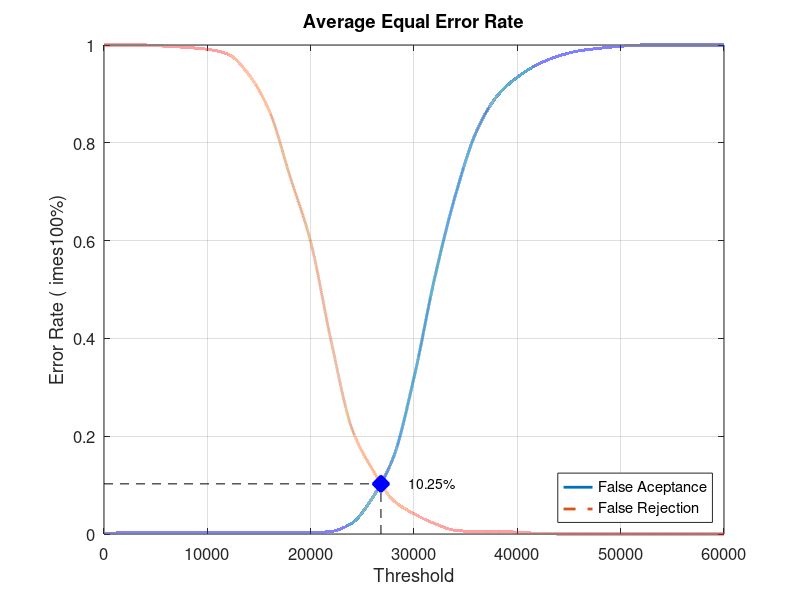
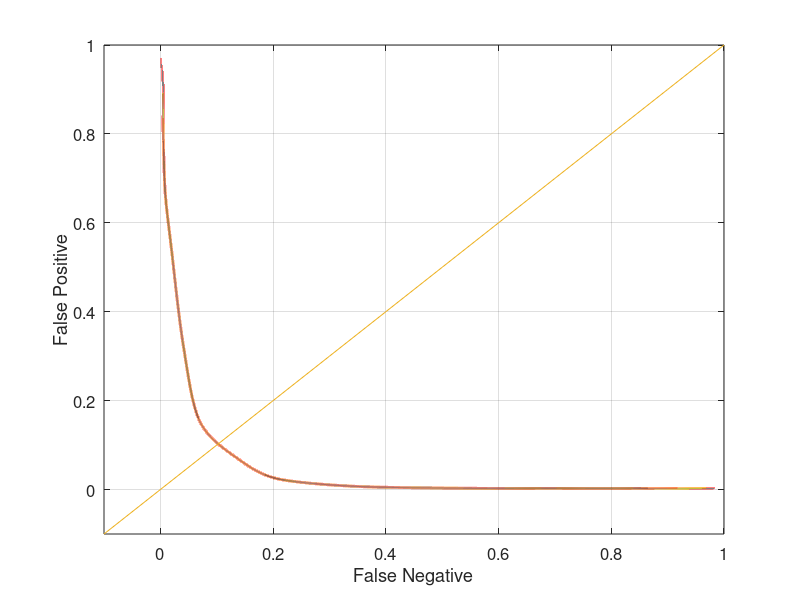

Source code (MATLAB) for these figures, in order:
close all;
clear;
clc;
x = 0:2000:60000;
xq = 0:0.5:60000;

y0 = [0 0.00263158 0.00263158 0.00263158 0.00263158 0.00263158 0.00263158 0.00263158 0.00263158 0.00263158 0.00263158 0.00526316 0.0223684 0.075 0.156579 0.319737 0.523684 0.692105 0.821053 0.894737 0.934211 0.960526 0.977632 0.988158 0.993421 0.997368 1 1 1 1 1]
yy0 = interp1(x, y0, xq, 'pchip');
y1 = [1 1 1 0.9975 0.995 0.99125 0.98125 0.94 0.865 0.73125 0.5975 0.3925 0.215 0.13125 0.06875 0.04125 0.02125 0.0075 0.005 0.005 0.00375 0.00125 0 0 0 0 0 0 0 0 0]
yy1 = interp1(x, y1, xq, 'pchip');

% Calculating EER: 
y2 = abs(y0 - y1);
find(y2 == min(y2))
yy2 = abs(yy0 - yy1);
xEER = find(yy2 == min(yy2));
xEERIndex = xq(xEER) % X-axis EER
yEER = yy0(xEER) % Y-axis EER

main = figure
plot(xq, yy0,'-','LineWidth', 2);	hold on
plot(xq, yy1,'--','LineWidth', 2);	hold on
plot([xEERIndex xEERIndex], [0 yEER], 'k--');	hold on
plot([0 xEERIndex], [yEER yEER], 'k--');	hold on
plot(xEERIndex, yEER, 'bx', 'LineWidth', 10);	hold on
text(xEERIndex + 10 * xEERIndex / 100, yEER, [num2str(round((10000 * yEER)) / 100) '%'])
legend('False Aceptance', 'False Rejection', 'Location', 'SouthEast')
xlabel('Threshold')
ylabel('Error Rate (	imes100%)')
title('Average Equal Error Rate')
set(gca, 'FontSize', 12)
axis([0 60000 0 1])
grid on

print(main, 'Experiment2AverageMain', '-dpng');
FNRxFPR = figure('Color', [1 1 1]);
plot(yy1, yy0, '-', yy1, yy0, 'LineWidth', 2);
hold on
y = -0.1:0.1:1
plot(y, y); 
set(gca, 'FontSize', 12)
xlabel('False Negative')
ylabel('False Positive')
axis([-0.1 1 -0.1 1])
set(gca, 'FontSize', 12)
grid on

print(FNRxFPR, 'Experiment2AverageFNRxFPR','-dpng');
